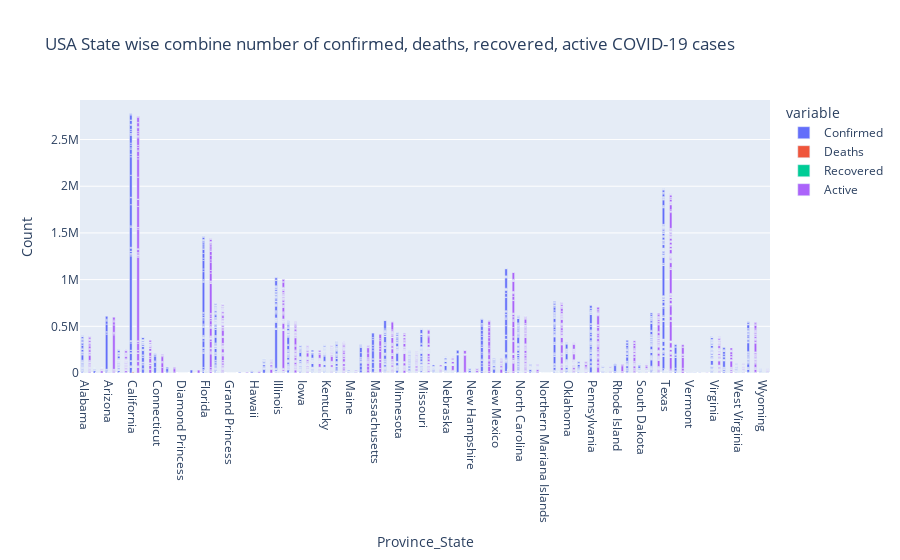

Write notebook code for a chart like this one.
### Markdown cell above
### Plot Province/State Wise Confirmed cases in USA

### Code cell
import plotly.graph_objects as go

#Filter Dataset
#filtered_df = covid19_data[(covid19_data['Country_Region'] == 'US') & (covid19_data['Active'] > 0)][['Province_State','Confirmed','Deaths','Recovered', 'Active']].groupby('Province_State')[['Confirmed','Deaths','Recovered','Active']].sum()
filtered_df = covid19_data[(covid19_data['Country_Region'] == 'US') & (covid19_data['Active'] > 0)][['Province_State','Confirmed','Deaths','Recovered', 'Active']]

# Create a bar chart using Plotly
fig = px.bar(filtered_df, x='Province_State', y=['Confirmed', 'Deaths', 'Recovered', 'Active'], 
             barmode='group', title='USA State wise combine number of confirmed, deaths, recovered, active COVID-19 cases')
fig.update_layout(xaxis_title='Province_State', yaxis_title='Count')

# Change the bar mode
fig.update_layout(barmode='group')
fig.show()

### Figure 1 — Plotly figure (JSON) as saved in the notebook; plotly's stock layout.template omitted (floating-point values rounded to 4 significant figures; data arrays with more than 128 entries replaced by an {"elided": "..."} marker saying what was removed)
{"data": [{"alignmentgroup": "True", "hovertemplate": "variable=Confirmed<br>Province_State=%{x}<br>value=%{y}<extra></extra>", "legendgroup": "Confirmed", "marker": {"color": "#636efa", "pattern": {"shape": ""}}, "name": "Confirmed", "offsetgroup": "Confirmed", "orientation": "v", "showlegend": true, "textposition": "auto", "type": "bar", "x": {"elided": "3240 str values"}, "xaxis": "x", "y": {"elided": "3240 int values"}, "yaxis": "y"}, {"alignmentgroup": "True", "hovertemplate": "variable=Deaths<br>Province_State=%{x}<br>value=%{y}<extra></extra>", "legendgroup": "Deaths", "marker": {"color": "#EF553B", "pattern": {"shape": ""}}, "name": "Deaths", "offsetgroup": "Deaths", "orientation": "v", "showlegend": true, "textposition": "auto", "type": "bar", "x": {"elided": "3240 str values"}, "xaxis": "x", "y": {"elided": "3240 int values"}, "yaxis": "y"}, {"alignmentgroup": "True", "hovertemplate": "variable=Recovered<br>Province_State=%{x}<br>value=%{y}<extra></extra>", "legendgroup": "Recovered", "marker": {"color": "#00cc96", "pattern": {"shape": ""}}, "name": "Recovered", "offsetgroup": "Recovered", "orientation": "v", "showlegend": true, "textposition": "auto", "type": "bar", "x": {"elided": "3240 str values"}, "xaxis": "x", "y": {"elided": "3240 int values"}, "yaxis": "y"}, {"alignmentgroup": "True", "hovertemplate": "variable=Active<br>Province_State=%{x}<br>value=%{y}<extra></extra>", "legendgroup": "Active", "marker": {"color": "#ab63fa", "pattern": {"shape": ""}}, "name": "Active", "offsetgroup": "Active", "orientation": "v", "showlegend": true, "textposition": "auto", "type": "bar", "x": {"elided": "3240 str values"}, "xaxis": "x", "y": {"elided": "3240 int values"}, "yaxis": "y"}], "layout": {"autosize": true, "barmode": "group", "legend": {"title": {"text": "variable"}, "tracegroupgap": 0}, "title": {"text": "USA State wise combine number of confirmed, deaths, recovered, active COVID-19 cases"}, "xaxis": {"anchor": "y", "autorange": true, "domain": [0, 1], "range": [-0.5, 56.5], "title": {"text": "Province_State"}, "type": "category"}, "yaxis": {"anchor": "x", "autorange": true, "domain": [0, 1], "range": [0, 2923000.0], "title": {"text": "Count"}, "type": "linear"}}}
